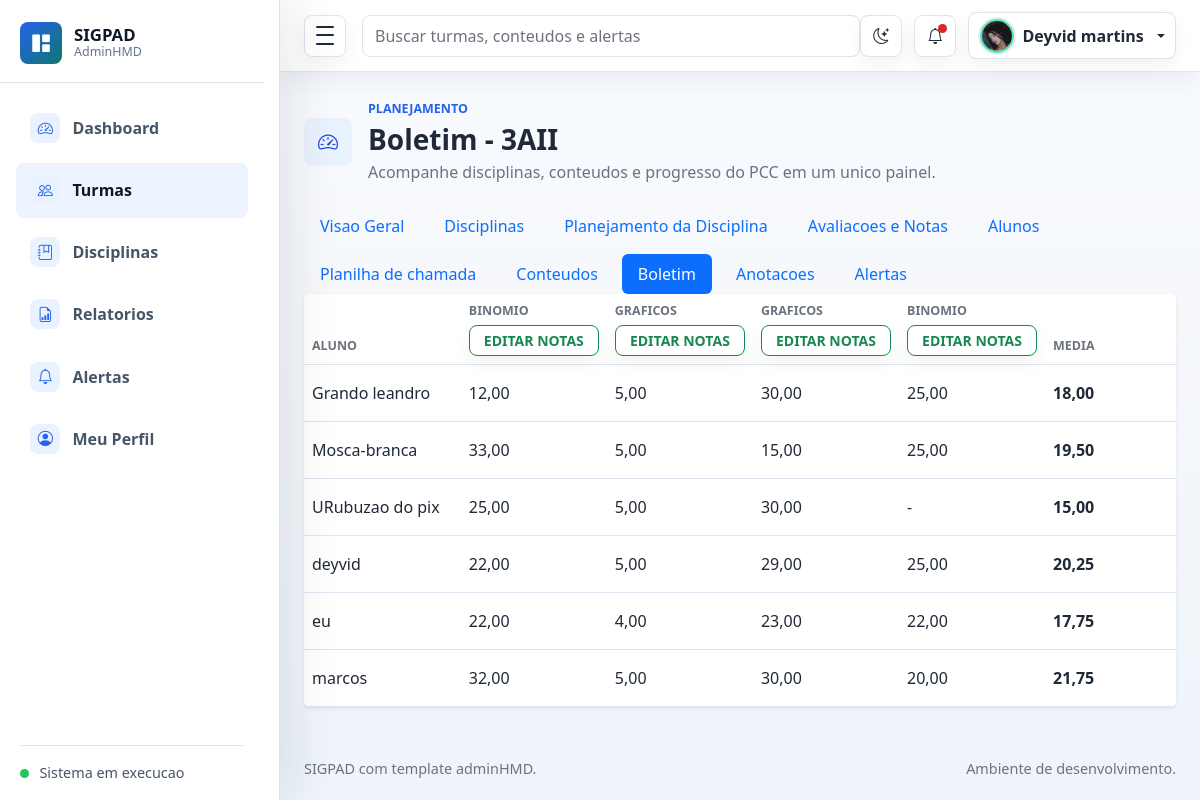
/turmas/3/boletim/ (signed in), run on the app's committed database.
### planejamento/models.py (models this page shows, shortened)
class PerfilUsuario(models.Model):
    usuario = models.OneToOneField(User, verbose_name='usuario', on_delete=models.CASCADE)
    foto = models.ImageField('foto', upload_to='usuarios/fotos/', blank=True, null=True)
    created_at = models.DateTimeField('criado em', auto_now_add=True)
    class Meta:
        verbose_name = 'Perfil de usuario'
        verbose_name_plural = 'Perfis de usuarios'
        ordering = ['usuario__username']

class Turma(models.Model):
    TURNO_CHOICES = [
        ('MATUTINO', 'Matutino'),
        ('VESPERTINO', 'Vespertino'),
        ('NOTURNO', 'Noturno'),
        ('INTEGRAL', 'Integral'),
    ]
    professor = models.ForeignKey(User, verbose_name='professor', on_delete=models.CASCADE)
    nome = models.CharField('nome', max_length=100)
    ano_letivo = models.PositiveIntegerField('ano letivo')
    turno = models.CharField('turno', max_length=20, choices=TURNO_CHOICES)
    descricao = models.TextField('descricao', blank=True, null=True)
    created_at = models.DateTimeField('criado em', auto_now_add=True)
    class Meta:
        verbose_name = 'Turma'
        verbose_name_plural = 'Turmas'
        ordering = ['-ano_letivo', 'nome']

class ProcessoAvaliativo(models.Model):
    STATUS_CHOICES = [
        ('A_REALIZAR', 'A realizar'),
        ('EM_ANDAMENTO', 'Em andamento'),
        ('CORRIGIDA', 'Corrigida'),
        ('FINALIZADA', 'Finalizada'),
    ]
    turma = models.ForeignKey(
        Turma,
        verbose_name='turma',
        on_delete=models.CASCADE,
        related_name='processos_avaliativos',
    )
    disciplina = models.ForeignKey(
        Disciplina,
        verbose_name='disciplina',
        on_delete=models.CASCADE,
        related_name='processos_avaliativos',
    )
    titulo = models.CharField('titulo', max_length=150)
    descricao = models.TextField('conteudo aplicado', blank=True, null=True)
    observacao = models.TextField('observacao', blank=True, null=True)
    tipo = models.CharField('tipo', max_length=100)
    valor_maximo = models.DecimalField('valor maximo', max_digits=5, decimal_places=2)
    tipo_periodo = models.CharField(
        'tipo de periodo',
        max_length=20,
        choices=ConteudoProgramatico.TIPO_PERIODO_CHOICES,
        null=True,
        blank=True,
    )
    periodo = models.CharField(
        'periodo',
        max_length=20,
        choices=ConteudoProgramatico.PERIODO_CHOICES,
        null=True,
        blank=True,
    )
    data_abertura = models.DateField('data de abertura', blank=True, null=True)
    data_fechamento = models.DateField('data de fechamento', blank=True, null=True)
    status = models.CharField('status', max_length=20, choices=STATUS_CHOICES, default='A_REALIZAR')
    arquivo = models.FileField('arquivo', upload_to='atividades/', blank=True, null=True)
    data = models.DateField('data', blank=True, null=True)
    created_at = models.DateTimeField('criado em', auto_now_add=True)
    class Meta:
        verbose_name = 'Processo avaliativo'
        verbose_name_plural = 'Processos avaliativos'
        ordering = ['-data', 'disciplina__nome', 'titulo']

class Aluno(models.Model):
    turma = models.ForeignKey(Turma, verbose_name='turma', on_delete=models.CASCADE, related_name='alunos')
    nome = models.CharField('nome', max_length=150)
    matricula = models.CharField('matricula', max_length=50, blank=True, null=True)
    ativo = models.BooleanField('ativo', default=True)
    created_at = models.DateTimeField('criado em', auto_now_add=True)
    class Meta:
        verbose_name = 'Aluno'
        verbose_name_plural = 'Alunos'
        ordering = ['nome']

class NotaAluno(models.Model):
    aluno = models.ForeignKey(Aluno, verbose_name='aluno', on_delete=models.CASCADE, related_name='notas')
    processo = models.ForeignKey(
        ProcessoAvaliativo,
        verbose_name='processo avaliativo',
        on_delete=models.CASCADE,
        related_name='notas',
    )
    nota = models.DecimalField('nota', max_digits=5, decimal_places=2)
    observacao = models.TextField('observacao', blank=True, null=True)
    created_at = models.DateTimeField('criado em', auto_now_add=True)
    updated_at = models.DateTimeField('atualizado em', auto_now=True)
    class Meta:
        verbose_name = 'Nota do aluno'
        verbose_name_plural = 'Notas dos alunos'
        ordering = ['aluno__nome', 'processo__titulo']
        constraints = [
            models.UniqueConstraint(fields=['aluno', 'processo'], name='nota_unica_por_aluno_processo'),
        ]

### planejamento/views.py (the view)
# urls.py: path('turmas/<int:turma_id>/boletim/', views.boletim_turma, name='boletim_turma'),
@login_required
def boletim_turma(request, turma_id):
    turma = get_object_or_404(Turma, id=turma_id, professor=request.user)
    avaliacoes = list(turma.processos_avaliativos.select_related('disciplina'))
    alunos = turma.alunos.filter(ativo=True)
    notas = {
        (nota.aluno_id, nota.processo_id): nota.nota
        for nota in NotaAluno.objects.filter(aluno__turma=turma, processo__turma=turma)
    }
    linhas = []
    for aluno in alunos:
        notas_aluno = [notas.get((aluno.id, avaliacao.id)) for avaliacao in avaliacoes]
        linhas.append({
            'aluno': aluno,
            'notas': notas_aluno,
            'media': _media_notas(notas_aluno),
        })
    return render(request, 'turmas/boletim.html', {'turma': turma, 'avaliacoes': avaliacoes, 'linhas': linhas})

### planejamento/context_processors.py (called while the page is built)
def perfil_usuario_logado(request):
    if not request.user.is_authenticated:
        return {'perfil_usuario_logado': None}
    perfil, _ = PerfilUsuario.objects.get_or_create(usuario=request.user)
    alertas = Alerta.objects.filter(usuario=request.user, lido=False)
    return {
        'perfil_usuario_logado': perfil,
        'alertas_nao_lidos_navbar': alertas.count(),
        'alertas_navbar': alertas_gerais_usuario(request.user),
    }

### planejamento/models.py (called while the page is built)
    def get_badge_class(self):
        classes = {
            'INICIO': 'text-bg-primary',
            'ATRASO': 'text-bg-danger',
            'SISTEMA': 'text-bg-warning',
        }
        if self.lido:
            return 'text-bg-secondary'
        return classes.get(self.tipo, 'text-bg-secondary')

    def get_icon_class(self):
        icons = {
            'INICIO': 'bi bi-play-circle',
            'ATRASO': 'bi bi-exclamation-triangle',
            'SISTEMA': 'bi bi-info-circle',
        }
        return icons.get(self.tipo, 'bi bi-bell')

### planejamento/utils.py (called while the page is built)
def _titulo_alerta_geral(turma_nome, tipo):
    titulos = {
        'ATRASO': f'Turma {turma_nome} possui atividade atrasada.',
        'INICIO': f'Turma {turma_nome} possui atividade iniciando em breve.',
        'SISTEMA': f'Turma {turma_nome} possui alerta pendente.',
    }
    return titulos.get(tipo, f'Turma {turma_nome} possui alerta.')

### planejamento/views.py (called while the page is built)
def _media_notas(notas):
    notas_validas = [nota for nota in notas if nota is not None]
    if not notas_validas:
        return None
    media = sum(notas_validas, Decimal('0')) / len(notas_validas)
    return media.quantize(Decimal('0.01'))

### templates/turmas/boletim.html (shortened to what this page needs)
{% extends 'base.html' %}
{% block page_title %}Boletim - {{ turma.nome }}{% endblock %}
{% block turma_subnav %}
{% include 'turmas/_submenu.html' %}
{% endblock %}
{% block content %}
<div class="card border-0 shadow-sm">
    <div class="table-responsive">
        <table class="table table-hover align-middle mb-0">
            <thead>
                <tr>
                    <th>Aluno</th>
                    {% for avaliacao in avaliacoes %}
                        <th>
                            <div class="d-flex flex-column gap-1">
                                <span>{{ avaliacao.titulo }}</span>
                                <a class="btn btn-sm btn-outline-success" href="{% url 'planilha_turma' turma.id %}?disciplina={{ avaliacao.disciplina.id }}&tipo_periodo={{ avaliacao.tipo_periodo|default:'ANUAL' }}&periodo={{ avaliacao.periodo|default:'ANUAL' }}">Editar notas</a>
                            </div>
                        </th>
                    {% empty %}
                        <th>Avaliacoes</th>
                    {% endfor %}
                    <th>Media</th>
                </tr>
            </thead>
            <tbody>
                {% for linha in linhas %}
                    <tr>
                        <td>{{ linha.aluno.nome }}</td>
                        {% for nota in linha.notas %}
                            <td>{{ nota|default:'-' }}</td>
                        {% empty %}
                            <td class="text-muted">Nenhuma avaliacao</td>
                        {% endfor %}
                        <td><strong>{{ linha.media|default:'-' }}</strong></td>
                    </tr>
                {% empty %}
                    <tr>
                        <td colspan="{{ avaliacoes|length|add:2 }}" class="text-center text-muted py-4">Nenhum aluno ativo cadastrado.</td>
                    </tr>
                {% endfor %}
            </tbody>
        </table>
    </div>
</div>
{% endblock %}

### templates/base.html (shortened to what this page needs)
{% load static %}
<!doctype html>
<html lang="pt-br">
<head>
    <link rel="stylesheet" href="{% static 'assets/css/bootstrap.min.css' %}">
    <link rel="stylesheet" href="{% static 'assets/vendors/bootstrap-icons/bootstrap-icons.css' %}">
    <link rel="stylesheet" href="{% static 'assets/css/style.css' %}">
</head>
<body>
    <div class="admin-shell">
        <aside class="admin-sidebar" id="adminSidebar" aria-label="Navegacao principal">
            <div class="sidebar-header">
                <a class="brand-mark" href="{% url 'dashboard' %}" aria-label="SIGPAD dashboard">
                    <span class="brand-icon"><i class="bi bi-grid-1x2-fill" aria-hidden="true"></i></span>
                    <span class="brand-copy">
                        <span class="brand-title">SIGPAD</span>
                        <span class="brand-subtitle">AdminHMD</span>
                    </span>
                </a>
            </div>
            <nav class="sidebar-nav">
                <a class="nav-link {% if request.resolver_match.url_name == 'dashboard' %}active{% endif %}" href="{% url 'dashboard' %}" {% if request.resolver_match.url_name == 'dashboard' %}aria-current="page"{% endif %}>
                    <span class="nav-icon"><i class="bi bi-speedometer2" aria-hidden="true"></i></span>
                    <span class="nav-text">Dashboard</span>
                </a>
                <a class="nav-link {% if 'turma' in request.resolver_match.url_name %}active{% endif %}" href="{% url 'turma_lista' %}">
                    <span class="nav-icon"><i class="bi bi-people" aria-hidden="true"></i></span>
                    <span class="nav-text">Turmas</span>
                </a>
                <a class="nav-link {% if 'disciplina' in request.resolver_match.url_name %}active{% endif %}" href="{% url 'disciplina_lista' %}">
                    <span class="nav-icon"><i class="bi bi-journal-bookmark" aria-hidden="true"></i></span>
                    <span class="nav-text">Disciplinas</span>
                </a>
                <a class="nav-link {% if 'relatorio' in request.resolver_match.url_name or 'exportar' in request.resolver_match.url_name %}active{% endif %}" href="{% url 'relatorio_lista' %}">
                    <span class="nav-icon"><i class="bi bi-file-earmark-bar-graph" aria-hidden="true"></i></span>
                    <span class="nav-text">Relatorios</span>
                </a>
                <a class="nav-link {% if 'alerta' in request.resolver_match.url_name %}active{% endif %}" href="{% url 'alerta_lista' %}">
                    <span class="nav-icon"><i class="bi bi-bell" aria-hidden="true"></i></span>
                    <span class="nav-text">Alertas</span>
                </a>
                <a class="nav-link " href="{% url 'perfil_usuario' %}">
                    <span class="nav-icon"><i class="bi bi-person-circle" aria-hidden="true"></i></span>
                    <span class="nav-text">Meu Perfil</span>
                </a>
            </nav>
            <div class="sidebar-footer">
                <span class="status-dot"></span>
                <span class="sidebar-footer-text">Sistema em execucao</span>
            </div>
        </aside>
        <div class="admin-main">
            <nav class="navbar admin-navbar navbar-expand bg-white">
                <div class="container-fluid px-3 px-lg-4">
                    <button class="sidebar-toggle" type="button" data-sidebar-toggle aria-controls="adminSidebar" aria-expanded="true" aria-label="Alternar menu">
                        <span></span>
                        <span></span>
                        <span></span>
                    </button>
                    <form class="d-none d-md-flex ms-3 flex-grow-1" role="search">
                        <input class="form-control search-input" type="search" placeholder="Buscar turmas, conteudos e alertas" aria-label="Buscar">
                    </form>
                    <div class="navbar-actions ms-auto">
                        <button class="icon-button theme-toggle" type="button" data-theme-toggle aria-label="Alternar tema" title="Alternar tema">
                            <i class="bi bi-moon-stars" data-theme-icon aria-hidden="true"></i>
                        </button>
                        <div class="dropdown">
                            <button class="icon-button" type="button" data-bs-toggle="dropdown" aria-expanded="false" aria-label="Notificacoes">
                                {% if alertas_nao_lidos_navbar %}
                                    <span class="notification-dot"></span>
                                {% endif %}
                                <i class="bi bi-bell" aria-hidden="true"></i>
                            </button>
                        </div>
                        <div class="dropdown">
                            <button class="profile-button dropdown-toggle" type="button" data-bs-toggle="dropdown" aria-expanded="false">
                                {% if request.user.is_authenticated and perfil_usuario_logado.foto %}
                                    <img class="avatar-img avatar-sm rounded-circle" src="{{ perfil_usuario_logado.foto.url }}" alt="Foto do usuario">
                                {% else %}
                                    <img class="avatar-img avatar-sm rounded-circle" src="{% static 'assets/images/avatar/avatar.jpg' %}" alt="Foto padrao">
                                {% endif %}
                                <span class="profile-name d-none d-sm-inline">{% if request.user.is_authenticated %}{{ request.user.get_full_name|default:request.user.username }}{% else %}Entrar{% endif %}</span>
                            </button>
                        </div>
                    </div>
                </div>
            </nav>
            <main class="dashboard-content">
                <div class="container-fluid px-3 px-lg-4 py-4">
                    <div class="page-heading">
                        <div class="page-heading-copy">
                            <span class="page-icon">{% block page_icon %}<i class="bi bi-speedometer2" aria-hidden="true"></i>{% endblock %}</span>
                            <div>
                                <p class="eyebrow mb-1">{% block page_eyebrow %}Planejamento{% endblock %}</p>
                                <h1 class="h3 mb-1">{% block page_title %}Dashboard{% endblock %}</h1>
                                <p class="text-muted mb-0">{% block page_subtitle %}Acompanhe disciplinas, conteudos e progresso do PCC em um unico painel.{% endblock %}</p>
                            </div>
                        </div>
                    </div>
                    {% block turma_subnav %}{% endblock %}
                    {% block content %}{% endblock %}
                </div>
            </main>
            <footer class="admin-footer">
                <div class="container-fluid px-3 px-lg-4">
                    <span>SIGPAD com template adminHMD.</span>
                    <span>Ambiente de desenvolvimento.</span>
                </div>
            </footer>
        </div>
    </div>
</body>
</html>

### data on the page
PerfilUsuario: foto (picture)
Turma: nome "3AII"
ProcessoAvaliativo: titulo "BINOMIO"
ProcessoAvaliativo: titulo "GRAFICOS"
ProcessoAvaliativo: titulo "GRAFICOS"
ProcessoAvaliativo: titulo "BINOMIO"
Aluno: aluno.nome "Grando leandro", media "18,00"
NotaAluno: notas "12,00"
NotaAluno: notas "5,00"
NotaAluno: notas "30,00"
NotaAluno: notas "25,00"
Aluno: aluno.nome "Mosca-branca", media "19,50"
NotaAluno: notas "33,00"
NotaAluno: notas "5,00"
NotaAluno: notas "15,00"
NotaAluno: notas "25,00"
Aluno: aluno.nome "URubuzao do pix", media "15,00"
NotaAluno: notas "25,00"
NotaAluno: notas "5,00"
NotaAluno: notas "30,00"
NotaAluno: notas "-"
Aluno: aluno.nome "deyvid", media "20,25"
NotaAluno: notas "22,00"
NotaAluno: notas "5,00"
NotaAluno: notas "29,00"
NotaAluno: notas "25,00"
Aluno: aluno.nome "eu", media "17,75"
NotaAluno: notas "22,00"
NotaAluno: notas "4,00"
NotaAluno: notas "23,00"
NotaAluno: notas "22,00"
Aluno: aluno.nome "marcos", media "21,75"
NotaAluno: notas "32,00"
NotaAluno: notas "5,00"
NotaAluno: notas "30,00"
NotaAluno: notas "20,00"

### other printed values
{{ request.user.get_full_name|default:request.user.username }} "Deyvid martins"
